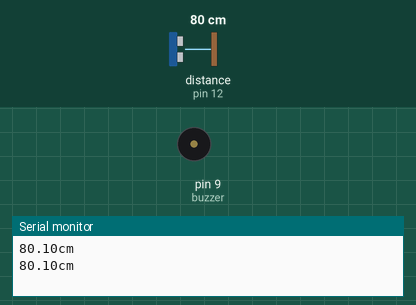
A sketch run on a simulated Arduino Uno, built with avr-gcc and run on an emulated ATmega328P. Shown: buzzer (waves = sounding, pin HIGH), the last lines printed to the serial monitor. Wiring (inferred from the names in the program): ultrasonic range finder: trigger pin 13; echo pin 12. The inputs (shaded band) are chosen by the test bench; at power-on: distance to the obstacle (sensor on pin 12) 80 cm. The echo pulse lasts 58.3 µs per cm; pins used as bus, display or sensor lines are not drawn.

Above: at 1.8 s.
1.9 s: distance to the obstacle (sensor on pin 12) set to 56 cm
3.4 s: distance to the obstacle (sensor on pin 12) set to 46 cm
At 4.07 s:
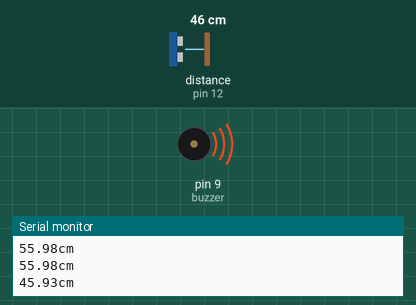
7.5 s: distance to the obstacle (sensor on pin 12) set to 60 cm
At 7.5 s:
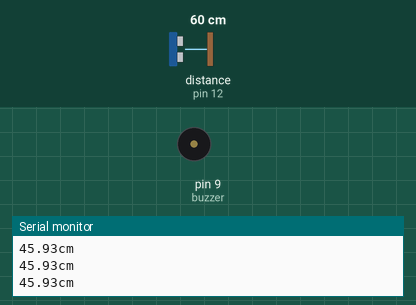
9.0 s: distance to the obstacle (sensor on pin 12) set to 2 cm
At 10.3 s:
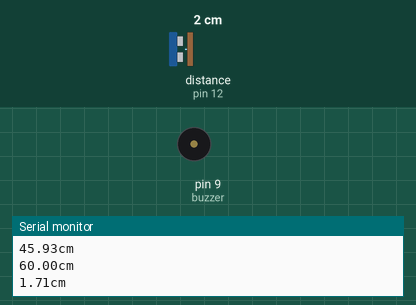
Timing chart, 0 to 14.1 s (numbered marks = the images above; inputs shaded):
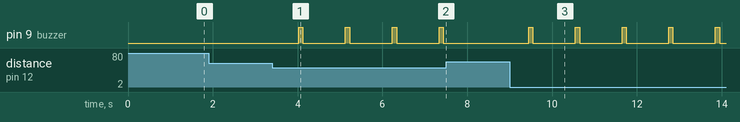

The sketch:

Ultrasonic_sensor_and_buzzer.ino
```cpp
int buzzer=9;
int echoPin=12;
int trigPin=13;


void setup(){
  Serial.begin(9600);
  pinMode(trigPin,OUTPUT);
  pinMode(echoPin,INPUT);
  pinMode(buzzer,OUTPUT);

}

void loop(){
  digitalWrite(trigPin,LOW);
  digitalWrite(echoPin,LOW);
  delayMicroseconds(2);
  digitalWrite(trigPin,HIGH);
  delayMicroseconds(10);
  digitalWrite(trigPin,LOW);

 unsigned long duration = pulseIn(echoPin,HIGH);

 float distance=((float)duration)/58;

 Serial.print(distance);
 Serial.println("cm");

 if(distance<50)
 {
  digitalWrite(buzzer,HIGH);
  delay(100);
  digitalWrite(buzzer,LOW);
  delay(1);
 }
delay(1000);
}
```

Measured:
- the behaviour switches between 51 and 50 cm on distance to the obstacle (sensor on pin 12) (found by bisection; images 0 and 1)
- after the input at 3.4 s, pin 9 (buzzer): alternates HIGH for 0.10 s and LOW for 1.0 s, starting after 0.62 s
- after the input at 7.5 s, pin 9 (buzzer): stays LOW (without the input it goes to HIGH after 0.94 s)
- after the input at 9.0 s, pin 9 (buzzer): alternates HIGH for 0.10 s and LOW for 1.0 s, starting after 0.44 s
